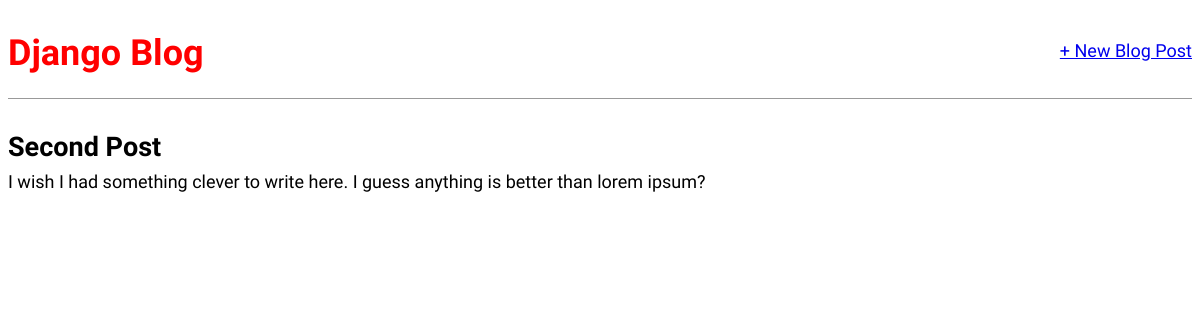
The app's page /post/2/ with its own data.
### blog/models.py (models this page shows, shortened)
class Post(models.Model):
	title = models.CharField(max_length = 200)
	author = models.ForeignKey(
		'auth.User',
		on_delete = models.CASCADE,
	)
	body = models.TextField()

### blog/views.py (the view)
# urls.py: path('post/<int:pk>/', views.BlogDetailView.as_view(), name = 'post_detail'),
class BlogDetailView(DetailView):
	model = Post
	template_name = 'post_detail.html'

### templates/post_detail.html
{% extends 'base.html' %}
{% block content %}
	<div class="post-entry">
		<h2>{{ post.title }}</h2>
		<p>{{ post.body }}</p>
	</div>
{% endblock content %}

### static/css/base.css (style rules this page uses)
body { font-family: 'Source Sans Pro', sans-serif; font-size: 18px; }
.post-entry { margin-bottom: 2rem; }
.post-entry h2 { margin: 0.5rem 0; }
.post-entry p { margin: 0; font-weight: 400; }

### records on screen
Post: title "Second Post", body "I wish I had something clever to write here. I guess anything is better than lorem ipsum?"
